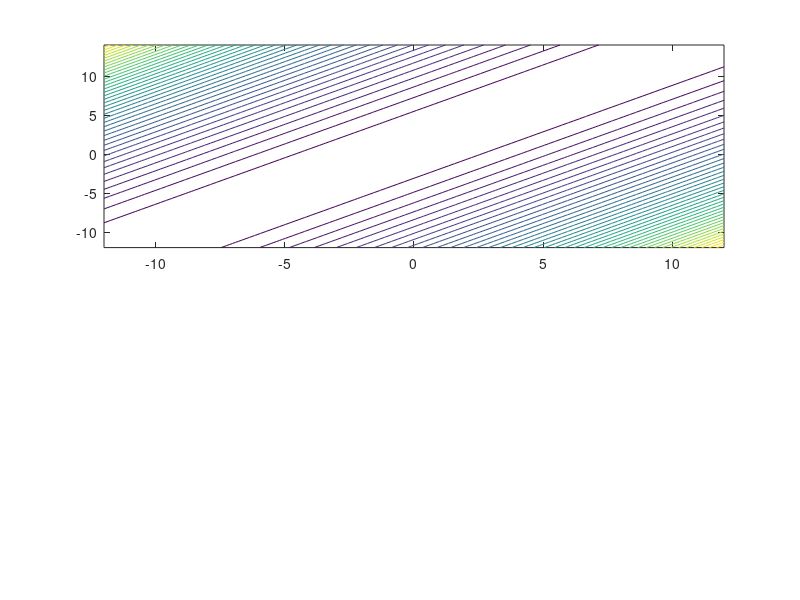

Recreate this plot in MATLAB. (Note: this script raises an error after producing the figure.)
%% Solution for task 7
clc
figure
x = linspace(-12,12);
y = linspace(-12,14);
[X,Y] = meshgrid(x,y);
a = cos(2*pi/9); 
b = sin(2*pi/9);
c = cos(7*pi/9);
d = sin(7*pi/9);

% 1 Anchor Point
subplot(2,1,1); 
values=[0];
for i=1:length(y)
    for j=1:length(x)
        values(i,j) =((-b.^2+1)*(x(j)+1)-a*b*y(i)).^2+(-a*b*(x(j)+1)+y(i)*(-a.^2+1)).^2;
     end
end
contour(x,y, values,40, 'ShowText','off')
hold on 

% plot design
xline(0, 'Color', 'k', 'LineWidth', 0.5);
yline(0, 'Color', 'k', 'LineWidth', 0.5);
title('\textbf{Angle Measurement Cost Function} $||(I-u_1u_1^T)(x-a_1)||^2$', 'Interpreter','latex')
xlabel('\textbf{x}','Interpreter','latex');
ylabel('\textbf{y}', 'Interpreter','latex') ;
scatter3(-1,0,0,'r','filled')
text(-1,3,'\textbf{Anchor 1}','Interpreter','latex')

% 2 Anchor Points
subplot(2,1,2); 
values=[0];
for i=1:length(y)
    for j=1:length(x)
        values(i,j) =((-d.^2+1)*(x(j)-3)-c*d*y(i)).^2+(-c*d*(x(j)-3)+y(i)*(-c.^2+1)).^2 +((-b.^2+1)*(x(j)+1)-a*b*y(i)).^2+(-a*b*(x(j)+1)+y(i)*(-a.^2+1)).^2;  
    end
end
contour(x,y, values, 25, 'Showtext', 'off')
hold on 

% plot design 
xline(0, 'Color', 'k', 'LineWidth', 0.5);
yline(0, 'Color', 'k', 'LineWidth', 0.5);
title('\textbf{Angle Measurement Cost Function} $\sum_{k=1}^{2} ||(I-u_ku_k^T)(x-a_k)||^2$', 'Interpreter','latex')
xlabel('\textbf{x}','Interpreter','latex');
ylabel('\textbf{y}', 'Interpreter','latex') ; 
scatter3(-1,0,0,'r','filled')
scatter3(3,0,0,'r','filled')
text(-2.3,3,'Anchor 1','Interpreter','latex')
text(1.2,3,'Anchor 2','Interpreter','latex')
